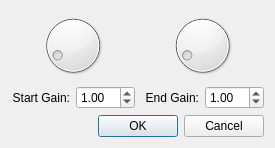
<?xml version="1.0" encoding="UTF-8"?>
<ui version="4.0">
 <class>ApplyGainRampDialog</class>
 <widget class="QDialog" name="ApplyGainRampDialog">
  <property name="geometry">
   <rect>
    <x>0</x>
    <y>0</y>
    <width>275</width>
    <height>148</height>
   </rect>
  </property>
  <property name="windowTitle">
   <string>Dialog</string>
  </property>
  <layout class="QVBoxLayout" name="verticalLayout">
   <item>
    <layout class="QHBoxLayout" name="horizontalLayout_2">
     <item>
      <widget class="QDial" name="dial_StartGain">
       <property name="maximum">
        <number>110</number>
       </property>
       <property name="value">
        <number>10</number>
       </property>
      </widget>
     </item>
     <item>
      <widget class="QDial" name="dial_EndGain">
       <property name="maximum">
        <number>110</number>
       </property>
       <property name="value">
        <number>10</number>
       </property>
      </widget>
     </item>
    </layout>
   </item>
   <item>
    <layout class="QHBoxLayout" name="horizontalLayout">
     <item>
      <widget class="QLabel" name="label">
       <property name="text">
        <string>Start Gain:</string>
       </property>
       <property name="alignment">
        <set>Qt::AlignRight|Qt::AlignTrailing|Qt::AlignVCenter</set>
       </property>
      </widget>
     </item>
     <item>
      <widget class="QDoubleSpinBox" name="doubleSpinBox_StartGain">
       <property name="maximum">
        <double>11.000000000000000</double>
       </property>
       <property name="singleStep">
        <double>0.100000000000000</double>
       </property>
       <property name="value">
        <double>1.000000000000000</double>
       </property>
      </widget>
     </item>
     <item>
      <widget class="QLabel" name="label_2">
       <property name="text">
        <string>End Gain:</string>
       </property>
       <property name="alignment">
        <set>Qt::AlignRight|Qt::AlignTrailing|Qt::AlignVCenter</set>
       </property>
      </widget>
     </item>
     <item>
      <widget class="QDoubleSpinBox" name="doubleSpinBox_EndGain">
       <property name="maximum">
        <double>11.000000000000000</double>
       </property>
       <property name="singleStep">
        <double>0.100000000000000</double>
       </property>
       <property name="value">
        <double>1.000000000000000</double>
       </property>
      </widget>
     </item>
    </layout>
   </item>
   <item>
    <widget class="QDialogButtonBox" name="buttonBox">
     <property name="orientation">
      <enum>Qt::Horizontal</enum>
     </property>
     <property name="standardButtons">
      <set>QDialogButtonBox::Cancel|QDialogButtonBox::Ok</set>
     </property>
    </widget>
   </item>
  </layout>
  <zorder>buttonBox</zorder>
  <zorder>dial_StartGain</zorder>
  <zorder>dial_EndGain</zorder>
  <zorder>doubleSpinBox_StartGain</zorder>
  <zorder>doubleSpinBox_EndGain</zorder>
  <zorder>label</zorder>
  <zorder>label_2</zorder>
  <zorder>dial_StartGain</zorder>
 </widget>
 <resources/>
 <connections>
  <connection>
   <sender>buttonBox</sender>
   <signal>accepted()</signal>
   <receiver>ApplyGainRampDialog</receiver>
   <slot>accept()</slot>
   <hints>
    <hint type="sourcelabel">
     <x>248</x>
     <y>254</y>
    </hint>
    <hint type="destinationlabel">
     <x>157</x>
     <y>274</y>
    </hint>
   </hints>
  </connection>
  <connection>
   <sender>buttonBox</sender>
   <signal>rejected()</signal>
   <receiver>ApplyGainRampDialog</receiver>
   <slot>reject()</slot>
   <hints>
    <hint type="sourcelabel">
     <x>316</x>
     <y>260</y>
    </hint>
    <hint type="destinationlabel">
     <x>286</x>
     <y>274</y>
    </hint>
   </hints>
  </connection>
 </connections>
</ui>
